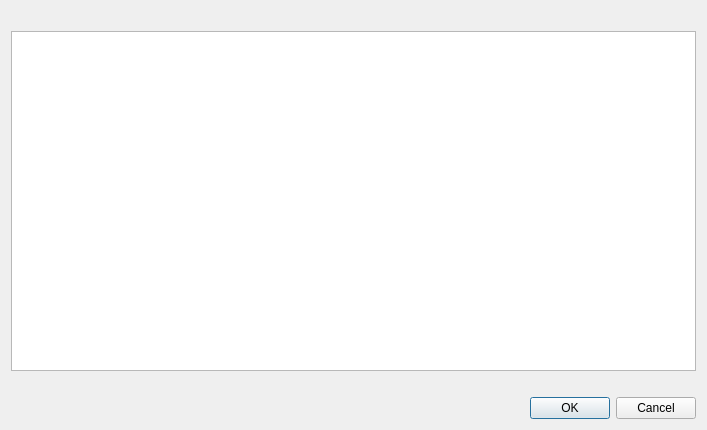
<?xml version="1.0" encoding="UTF-8"?>
<ui version="4.0">
 <class>Dialog</class>
 <widget class="QDialog" name="Dialog">
  <property name="geometry">
   <rect>
    <x>0</x>
    <y>0</y>
    <width>707</width>
    <height>430</height>
   </rect>
  </property>
  <property name="windowTitle">
   <string>Dialog</string>
  </property>
  <layout class="QVBoxLayout" name="verticalLayout">
   <item>
    <spacer name="verticalSpacer_2">
     <property name="orientation">
      <enum>Qt::Vertical</enum>
     </property>
     <property name="sizeType">
      <enum>QSizePolicy::Minimum</enum>
     </property>
     <property name="sizeHint" stdset="0">
      <size>
       <width>20</width>
       <height>20</height>
      </size>
     </property>
    </spacer>
   </item>
   <item>
    <widget class="QListWidget" name="listWidget">
     <property name="viewMode">
      <enum>QListView::IconMode</enum>
     </property>
    </widget>
   </item>
   <item>
    <spacer name="verticalSpacer">
     <property name="orientation">
      <enum>Qt::Vertical</enum>
     </property>
     <property name="sizeType">
      <enum>QSizePolicy::Minimum</enum>
     </property>
     <property name="sizeHint" stdset="0">
      <size>
       <width>20</width>
       <height>20</height>
      </size>
     </property>
    </spacer>
   </item>
   <item>
    <widget class="QDialogButtonBox" name="buttonBox">
     <property name="orientation">
      <enum>Qt::Horizontal</enum>
     </property>
     <property name="standardButtons">
      <set>QDialogButtonBox::Cancel|QDialogButtonBox::Ok</set>
     </property>
    </widget>
   </item>
  </layout>
 </widget>
 <resources/>
 <connections>
  <connection>
   <sender>buttonBox</sender>
   <signal>accepted()</signal>
   <receiver>Dialog</receiver>
   <slot>accept()</slot>
   <hints>
    <hint type="sourcelabel">
     <x>248</x>
     <y>254</y>
    </hint>
    <hint type="destinationlabel">
     <x>157</x>
     <y>274</y>
    </hint>
   </hints>
  </connection>
  <connection>
   <sender>buttonBox</sender>
   <signal>rejected()</signal>
   <receiver>Dialog</receiver>
   <slot>reject()</slot>
   <hints>
    <hint type="sourcelabel">
     <x>316</x>
     <y>260</y>
    </hint>
    <hint type="destinationlabel">
     <x>286</x>
     <y>274</y>
    </hint>
   </hints>
  </connection>
 </connections>
</ui>
